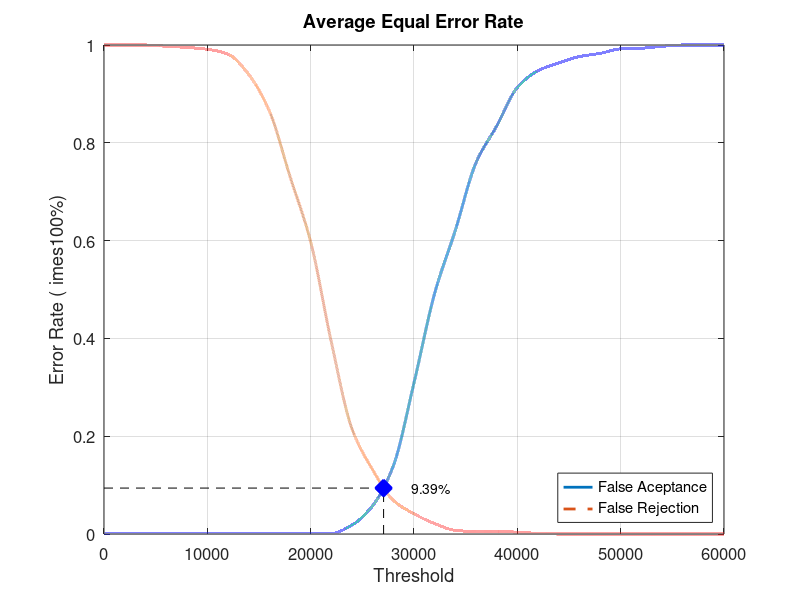
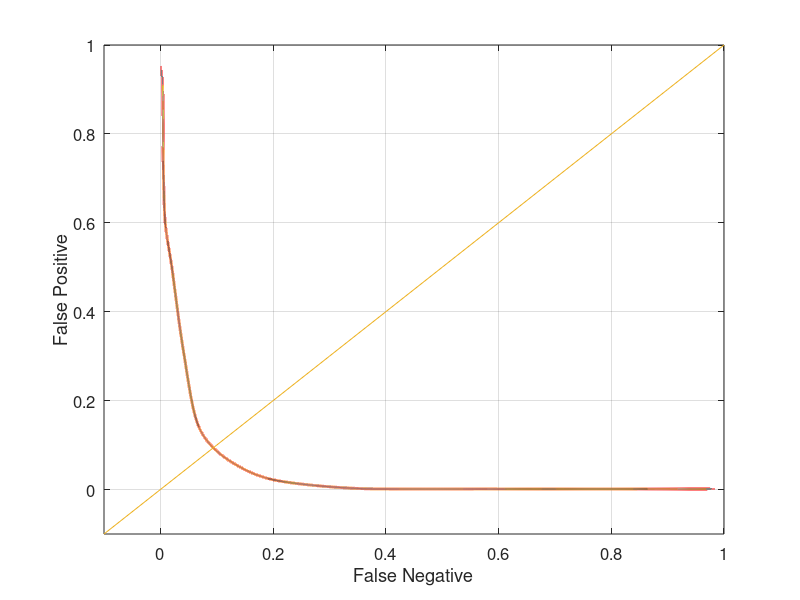

Here is the MATLAB script that generated these plots, in order:
close all;
clear;
clc;
x = 0:2000:60000;
xq = 0:0.5:60000;

y0 = [0 0.00131579 0.00131579 0.00131579 0.00131579 0.00131579 0.00131579 0.00131579 0.00131579 0.00131579 0.00131579 0.00131579 0.0184211 0.0578947 0.139474 0.309211 0.492105 0.621053 0.759211 0.834211 0.913158 0.947368 0.963158 0.976316 0.982895 0.992105 0.993421 0.997368 1 1 1]
yy0 = interp1(x, y0, xq, 'pchip');
y1 = [1 1 1 0.9975 0.995 0.99125 0.98125 0.94 0.865 0.73125 0.5975 0.3925 0.215 0.13125 0.06875 0.04125 0.02125 0.0075 0.005 0.005 0.00375 0.00125 0 0 0 0 0 0 0 0 0]
yy1 = interp1(x, y1, xq, 'pchip');

% Calculating EER: 
y2 = abs(y0 - y1);
find(y2 == min(y2))
yy2 = abs(yy0 - yy1);
xEER = find(yy2 == min(yy2));
xEERIndex = xq(xEER) % X-axis EER
yEER = yy0(xEER) % Y-axis EER

main = figure
plot(xq, yy0,'-','LineWidth', 2);	hold on
plot(xq, yy1,'--','LineWidth', 2);	hold on
plot([xEERIndex xEERIndex], [0 yEER], 'k--');	hold on
plot([0 xEERIndex], [yEER yEER], 'k--');	hold on
plot(xEERIndex, yEER, 'bx', 'LineWidth', 10);	hold on
text(xEERIndex + 10 * xEERIndex / 100, yEER, [num2str(round((10000 * yEER)) / 100) '%'])
legend('False Aceptance', 'False Rejection', 'Location', 'SouthEast')
xlabel('Threshold')
ylabel('Error Rate (	imes100%)')
title('Average Equal Error Rate')
set(gca, 'FontSize', 12)
axis([0 60000 0 1])
grid on

print(main, 'Experiment3AverageMain', '-dpng');
FNRxFPR = figure('Color', [1 1 1]);
plot(yy1, yy0, '-', yy1, yy0, 'LineWidth', 2);
hold on
y = -0.1:0.1:1
plot(y, y); 
set(gca, 'FontSize', 12)
xlabel('False Negative')
ylabel('False Positive')
axis([-0.1 1 -0.1 1])
set(gca, 'FontSize', 12)
grid on

print(FNRxFPR, 'Experiment3AverageFNRxFPR','-dpng');
